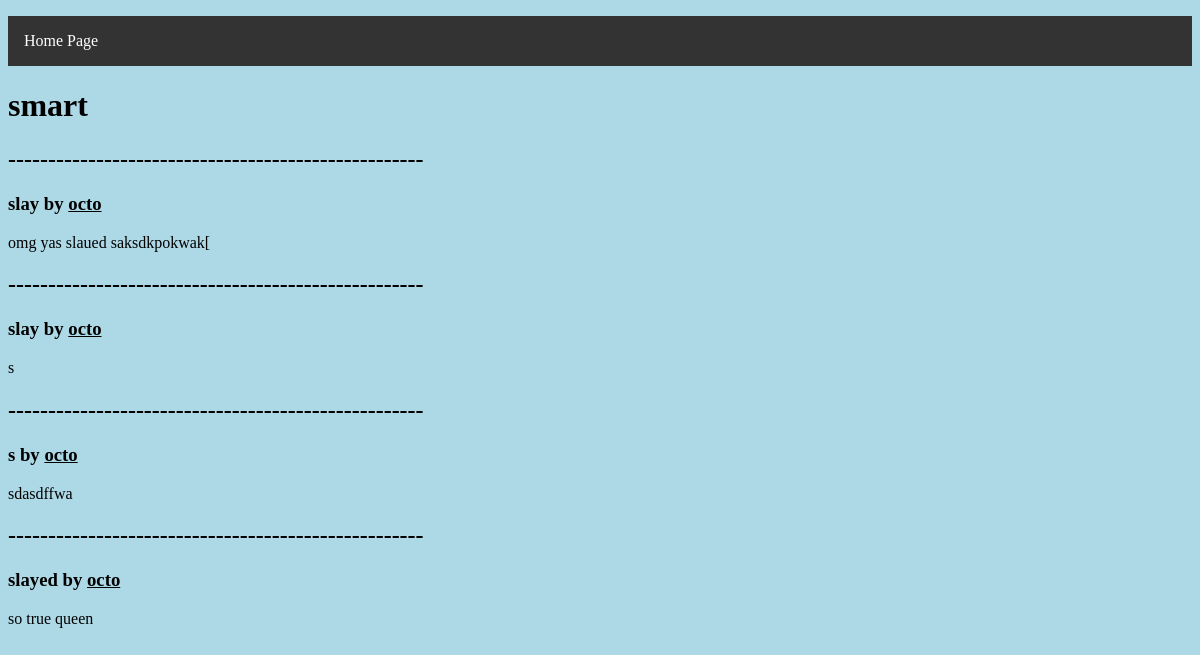
Screenshot of /view/smart with the database file from the repository.
### tables this page shows
CREATE TABLE entries (blogName TEXT, username TEXT, entryTitle TEXT, content TEXT);

### __init__.py (the view)
@app.route('/view/<blog>', methods=['GET', 'POST'])
def viewBlog(blog):
    allPosts = c.execute("SELECT * FROM entries WHERE blogName = ?", (blog,)).fetchall()
    return render_template( 'view_blog.html', blogName = blog, postList = allPosts )

### templates/view_blog.html (shortened to what this page needs)
<!DOCTYPE html>
<html>
  <head>
    <link rel="stylesheet" href="/static/styleviewblog.css">
  </head>
  <body>
    <ul>
      <li><a href="/?">Home Page</a></li>
    </ul>
    <h1>{{blogName}}</h1>
    {% for post in postList %}
        <h2>----------------------------------------------------</h2>
        <h3>
                <h3>{{post[2]}} by <u>{{post[1]}}</u></h3>
                <p>{{post[3]}}</p>
        </h3>
      {% endfor %}
  </body>
</html>

### static/styleviewblog.css (style rules this page uses)
body { background-color: lightblue; font-family: 'Papyrus', fantasy; }
li a { display: block; color: white; padding: 16px 16px; text-decoration: none; }
ul { list-style-type: none; margin: 0; padding: 0; overflow: hidden; background-color: #333; }

### rows the page displays
entries: entryTitle "slay", username "octo", content "omg yas slaued saksdkpokwak["
entries: entryTitle "slay", username "octo", content "s"
entries: entryTitle "s", username "octo", content "sdasdffwa"
entries: entryTitle "slayed", username "octo", content "so true queen"

### other values shown
{{ blogName }} "smart"
